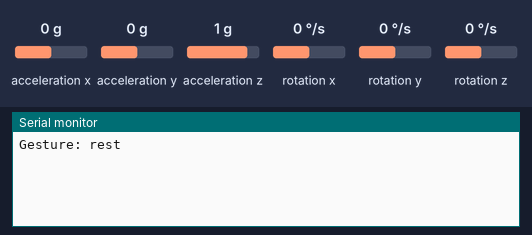
The sketch below on a simulated Arduino Uno, built with avr-gcc and run on an emulated ATmega328P. On the bench: the last lines printed to the serial monitor. The test bench sets the inputs (shaded band); at power-on: acceleration x 0 g, acceleration z 1 g, acceleration y 0 g, rotation x 0 °/s, rotation y 0 °/s, rotation z 0 °/s.

Above: at 1.2 s.
1.3 s: acceleration x set to -1.4 g
At 3.3 s:
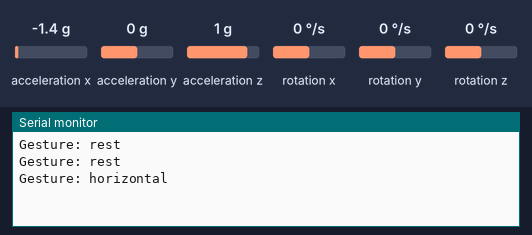
4.3 s: acceleration z set to -1.4 g
At 5.1 s:
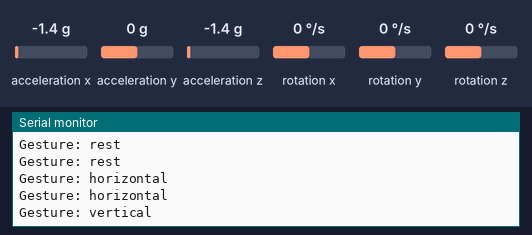

Measured:
- after the input at 1.3 s, the serial monitor: prints a new line after 1.1 s (image 1)
- after the input at 4.3 s, the serial monitor: prints a new line after 0.27 s (image 2)

The sketch:

testingMCU.ino
```cpp
#include "imu.h"

#include "Window.h"
#include "Classifier.h"

Window window;
Eloquent::ML::Port::Classifier clf;

#define NUM_SAMPLES 30
#define NUM_AXES 3
// sometimes you may get "spikes" in the readings
// set a sensible value to truncate too large values
#define TRUNCATE_AT 20

double features[NUM_SAMPLES * NUM_AXES];

void setup() {
    Serial.begin(115200);
    imu_setup();
}

void loop() {
    float ax, ay, az;

    imu_read(&ax, &ay, &az);

    ax = constrain(ax, -TRUNCATE_AT, TRUNCATE_AT);
    ay = constrain(ay, -TRUNCATE_AT, TRUNCATE_AT);
    az = constrain(az, -TRUNCATE_AT, TRUNCATE_AT);

    float sample[] = {ax, ay, az};
    // feed data to the window and wait until the window is full
    if (!window.transform(sample))
      return;

    // predict gesture
    Serial.print("Gesture: ");
    Serial.println(clf.predictLabel(window.features));

    delay(1000);
}
```

Classifier.h
```cpp
#pragma once
#include <stdarg.h>
namespace Eloquent {
    namespace ML {
        namespace Port {
            class Classifier {
                public:
                    /**
                    * Predict class for features vector
                    */
                    int predict(float *x) {
                        uint8_t votes[4] = { 0 };
                        // tree #1
                        if (x[4] <= -1.3948387503623962) {
                            votes[2] += 1;
                        }

                        else {
                            if (x[8] <= -2.799999952316284) {
                                votes[1] += 1;
                            }

                            else {
                                votes[0] += 1;
                            }
                        }

                        // tree #2
                        if (x[3] <= 3.6449998915195465) {
                            votes[0] += 1;
                        }

                        else {
                            votes[2] += 1;
                        }

                        // tree #3
                        if (x[21] <= 1.3475278108380735) {
                            votes[0] += 1;
                        }

                        else {
                            if (x[11] <= 10.234999895095825) {
                                votes[1] += 1;
                            }

                            else {
                                if (x[17] <= 7.629999756813049) {
                                    votes[2] += 1;
                                }

                                else {
                                    votes[3] += 1;
                                }
                            }
                        }

                        // tree #4
                        if (x[16] <= -10.335000038146973) {
                            votes[2] += 1;
                        }

                        else {
                            votes[0] += 1;
                        }

                        // tree #5
                        if (x[15] <= 13.0) {
                            votes[0] += 1;
                        }

                        else {
                            votes[3] += 1;
                        }

                        // tree #6
                        if (x[19] <= 15.274999618530273) {
                            votes[2] += 1;
                        }

                        else {
                            if (x[9] <= 10.56000018119812) {
                                votes[1] += 1;
                            }

                            else {
                                votes[3] += 1;
                            }
                        }

                        // tree #7
                        if (x[11] <= 9.890000104904175) {
                            votes[1] += 1;
                        }

                        else {
                            if (x[17] <= 15.274999618530273) {
                                votes[2] += 1;
                            }

                            else {
                                votes[3] += 1;
                            }
                        }

                        // tree #8
                        if (x[16] <= -15.434999942779541) {
                            if (x[22] <= 18.5) {
                                votes[2] += 1;
                            }

                            else {
                                votes[1] += 1;
                            }
                        }

                        else {
                            votes[3] += 1;
                        }

                        // tree #9
                        if (x[7] <= 15.5) {
                            if (x[19] <= 19.364999771118164) {
                                votes[3] += 1;
                            }

                            else {
                                votes[1] += 1;
                            }
                        }

                        else {
                            if (x[5] <= 1.1761619495227933) {
                                votes[0] += 1;
                            }

                            else {
                                votes[2] += 1;
                            }
                        }

                        // tree #10
                        if (x[0] <= -3.749999910593033) {
                            if (x[14] <= 16.5) {
                                votes[1] += 1;
                            }

                            else {
                                votes[3] += 1;
                            }
                        }

                        else {
                            votes[0] += 1;
                        }

                        // return argmax of votes
                        uint8_t classIdx = 0;
                        float maxVotes = votes[0];

                        for (uint8_t i = 1; i < 4; i++) {
                            if (votes[i] > maxVotes) {
                                classIdx = i;
                                maxVotes = votes[i];
                            }
                        }

                        return classIdx;
                    }

                    /**
                    * Predict readable class name
                    */
                    const char* predictLabel(float *x) {
                        return idxToLabel(predict(x));
                    }

                    /**
                    * Convert class idx to readable name
                    */
                    const char* idxToLabel(uint8_t classIdx) {
                        switch (classIdx) {
                            case 0:
                            return "rest";
                            case 1:
                            return "vertical";
                            case 2:
                            return "horizontal";
                            case 3:
                            return "circle";
                            default:
                            return "Frank we have a problem!";
                        }
                    }

                protected:
                };
            }
        }
    }
```

Window.h
```cpp
        #ifndef __WINDOW__1956828064
        #define __WINDOW__1956828064

        class Window {
            public:
                const uint16_t features_count = 24;
                float features[24];

                /**
                 * Extract features
                 */
                 bool transform(float *x, float *dest = NULL) {
                    // append source to queue
                    memcpy(queue + head, x, sizeof(float) * 3);
                    head += 3;

                    if (head != 93) {
                        return false;
                    }

                    // extract features for each axis
                    uint16_t feature_idx = 0;

                    for (uint16_t j = 0; j < 3; j++) {
                        float m = queue[j];
                        float M = m;
                        float abs_m = abs(m);
                        float abs_M = abs_m;
                        float mean = m;
                        float std = 0;
                        float count_above_mean = 0;
                        float count_below_mean = 0;

                        // first-order features
                        for (uint16_t i = j + 3; i < 93; i += 3) {
                            float xi = queue[i];
                            float abs_xi = abs(xi);

                            mean += xi;

                            if (xi < m) m = xi;
                            if (xi > M) M = xi;
                            if (abs_xi < abs_m) abs_m = abs_xi;
                            if (abs_xi > abs_M) abs_M = abs_xi;
                        }

                        mean /= 31;

                        // second-order features
                        for (uint16_t i = j; i < 93; i += 3) {
                            float xi = queue[i];
                            float x0 = xi - mean;

                            std += x0 * x0;

                            if (x0 > 0) count_above_mean += 1;
                            else count_below_mean += 1;
                        }

                        std = sqrt(std / 31);

                        features[feature_idx++] = m;
                        features[feature_idx++] = M;
                        features[feature_idx++] = abs_m;
                        features[feature_idx++] = abs_M;
                        features[feature_idx++] = mean;
                        features[feature_idx++] = std;
                        features[feature_idx++] = count_above_mean;
                        features[feature_idx++] = count_below_mean;
                    }

                    // copy to dest, if any
                    if (dest != NULL) memcpy(dest, features, sizeof(float) * 24);

                    // shift
                    memcpy(queue, queue + 45, sizeof(float) * 48);
                    head -= 45;

                    return true;
                 }

                 /**
                  * Clear the current data of the window
                  */
                 void clear() {
                    head = 0;
                 }

            protected:
                uint16_t head = 0;
                float queue[93];
        };

        #endif
        
```

imu.h
```cpp
#include "Wire.h"
// library from https://github.com/bolderflight/MPU9250
#include "MPU9250.h"

MPU9250 imu(Wire, 0x68);

void imu_setup() {
    Wire.begin();
    imu.begin();
}

void imu_read(float *ax, float *ay, float *az) {
    imu.readSensor();

    *ax = imu.getAccelX_mss();
    *ay = imu.getAccelY_mss();
    *az = imu.getAccelZ_mss();
}
```
